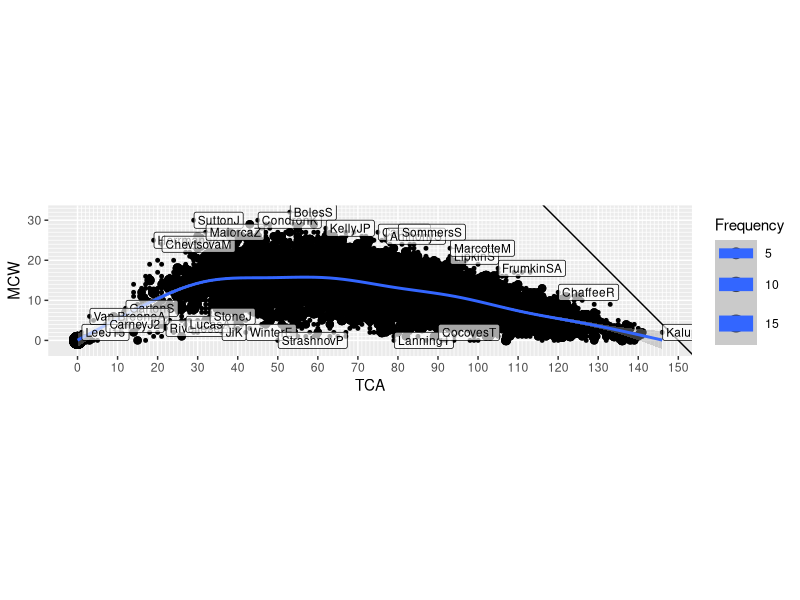

The R source for this figure:
library(ggplot2)
library(plyr)

neighbor_limit = 5

stats = read.csv('LL72_Leaguewide_MD25.csv')
sum = aggregate(Season ~ TCA + MCW, stats, length)
sum = adply(sum, 1, function(x) { sum(sum[sum$MCW==x$MCW & sum$TCA > x$TCA-neighbor_limit & sum$TCA < x$TCA+neighbor_limit,]$Season) })
colnames(sum) <- c("TCA", "MCW", "Frequency", "Neighbors")

stats = merge(stats, sum)

png('MCWvTCA.png', w=2000, h=500)
ggplot(stats, aes(x=TCA, y=MCW, size=Frequency)) +
    geom_point() +
    geom_abline(intercept=25*6,slope=-1) +
    geom_smooth() +
    geom_label(aes(label=Player), alpha=0.65, stats[stats$Frequency==1 & stats$Neighbors==1,], hjust=0, vjust=0.5, nudge_x=.1, size=3) +
    scale_x_continuous(breaks=seq(0,150,10), minor_breaks = seq(0,150)) +
    scale_y_continuous(breaks=seq(0,35,10), minor_breaks = seq(0,35)) +
    coord_fixed()
dev.off()
